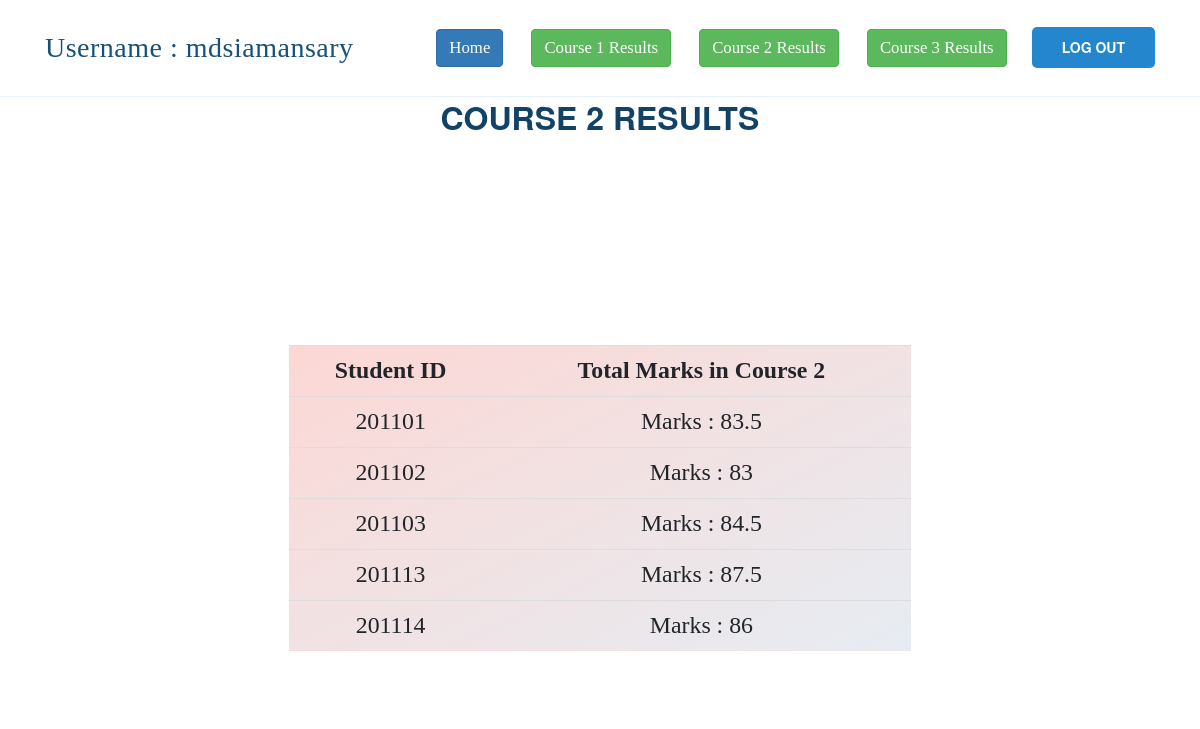
/coursetworesults.php (signed in), run on the app's committed database.
### tables this page shows
CREATE TABLE `teachers_table` (
  `name` varchar(100) NOT NULL,
  `username` varchar(100) NOT NULL,
  `password` varchar(1000) NOT NULL,
  `email` varchar(100) NOT NULL
);

CREATE TABLE `marks_table` (
  `studentid` varchar(100) NOT NULL,
  `course1quizteacher1` varchar(100) NOT NULL,
  `course1finalteacher1` varchar(100) NOT NULL,
  `course1quizteacher2` varchar(100) NOT NULL,
  `course1finalteacher2` varchar(100) NOT NULL,
  `course2quizteacher1` varchar(100) NOT NULL,
  `course2finalteacher1` varchar(100) NOT NULL,
  `course2quizteacher2` varchar(100) NOT NULL,
  `course2finalteacher2` varchar(100) NOT NULL,
  `course3quizteacher1` varchar(100) NOT NULL,
  `course3finalteacher1` varchar(100) NOT NULL,
  `course3quizteacher2` varchar(100) NOT NULL,
  `course3finalteacher2` varchar(100) NOT NULL
);

### coursetworesults.php (the view, shortened to what this page needs)
<?php
$user = $_SESSION['username'];
include_once('dbcon.php');
?>
<!DOCTYPE html>
<html lang="en">
<head>
  <link href="assets/vendor/bootstrap/css/bootstrap.min.css" rel="stylesheet">
  <link href="assets/vendor/icofont/icofont.min.css" rel="stylesheet">
  <link href="assets/vendor/boxicons/css/boxicons.min.css" rel="stylesheet">
  <link href="assets/vendor/remixicon/remixicon.css" rel="stylesheet">
  <link href="assets/vendor/venobox/venobox.css" rel="stylesheet">
  <link href="assets/vendor/owl.carousel/assets/owl.carousel.min.css" rel="stylesheet">
  <link href="assets/vendor/aos/aos.css" rel="stylesheet">
  <link href="assets/css/style.css" rel="stylesheet">
  <link href="//netdna.bootstrapcdn.com/bootstrap/3.0.0/css/bootstrap.min.css" rel="stylesheet" id="bootstrap-css">
</head>
<body>
  <header id="header" class="fixed-top">
    <div class="container d-flex align-items-center">
      <h1 style="font-family: LORA" class="logo mr-auto">
        <a href="home.php">
        <?php
          $con=mysqli_connect("127.0.0.1","root","","resultsubmissionfordualexaminar");
          $query="Select * from teachers_table where username='$user'";
          $result= mysqli_query($con,$query);
          while($row = mysqli_fetch_array($result))
          {
            echo "Username : ".$row["username"]."<br>";
          }
        ?>
        </a>
      </h1>
      <nav class="nav-menu d-none d-lg-block">
        <ul>
          <li><a id="navl1" href="home.php" class="btn btn-primary"
            style="font-family: Lora; font-size: 1.2em; color: white; font-style: bold">Home</a></li>
          <li><a id="navl2" href="courseoneresults.php" class="btn btn-success"
            style="font-family: Lora; font-size: 1.2em; color: white; font-style: bold">Course 1 Results</a></li>
          <li><a id="navl2" href="coursetworesults.php" class="btn btn-success"
            style="font-family: Lora; font-size: 1.2em; color: white; font-style: bold">Course 2 Results</a></li>
          <li><a id="navl2" href="coursethreeresults.php" class="btn btn-success"
            style="font-family: Lora; font-size: 1.2em; color: white; font-style: bold">Course 3 Results</a></li>
        </ul>
      </nav>
      <a id="logout" href="logout.php" class="get-started-btn scrollto">LOG OUT</a>
    </div>
  </header>
  <section id="intro" class="d-flex align-items-center">
    <div class="container position-relative" data-aos="fade-up" data-aos-delay="100">
      <div class="row justify-content-center">
        <div class="section-title">
          <h2 id="siteid">Course 2 Results</h2>
        </div>
      </div>
    </div>
  </section>
  <section id="pagebody" class="pagebody">
    <div class="container" data-aos="fade-up">
      <div class="section-title" style="width: 70%; margin-right: auto;margin-left: auto;">
        <?php
          $sql = "SELECT * FROM marks_table order by studentid";
          $result = mysqli_query($conn, $sql);
          if (mysqli_num_rows($result) > 0)
          {
            echo "<div class='container>'";
            echo "<html><body><table id='courseoneresults' align = 'center' class=\"table table-hover\" style='max-width: 80%;'>\n";
            echo "<tr>";
            echo "<th class=\"text-center\"> Student ID </th>";
            echo "<th class=\"text-center\"> Total Marks in Course 2 </th>";
            echo "</tr>";
            while($row = mysqli_fetch_assoc($result))
            {
                  $studentid_fromdb = $row['studentid'];
                  if(empty($row['course2quizteacher1']) || empty($row['course2quizteacher2']))
                  {
                    $msg = "Both teachers have not yet entered results";
                  }
                  else
                  {
                    $quizmarkteacher1_fromdb = (float)$row['course2quizteacher1'];
                    $quizmarkteacher2_fromdb = (float)$row['course2quizteacher2'];
                    $finalmarkteacher1_fromdb = (float)$row['course2finalteacher1'];
                    $finalmarkteacher2_fromdb = (float)$row['course2finalteacher2'];
                    $teacher1marks = $quizmarkteacher1_fromdb + $finalmarkteacher1_fromdb;
                    $teacher2marks = $quizmarkteacher2_fromdb + $finalmarkteacher2_fromdb;
                    if(abs($teacher1marks - $teacher2marks) > 20)
                    {
                      $msg = "Scripts should be rechecked.";
                    }
                    else
                    {
                      $studentmark = ($teacher2marks + $teacher1marks) / 2;
                      $msg = "Marks : " . $studentmark;
                    }
                  }
                  echo "<tr>";
                  echo "<td>". $studentid_fromdb . "</td>";
                  echo "<td>". $msg ."</td>";
                  echo "</tr>";
            }
          }
          echo "\n</table></body></html>";
        ?>
</body>
</html>

### assets/css/style.css (style rules this page uses)
body { font-family: "Open Sans", sans-serif; color: #444444; }
a { color: #2487ce; }
h1, h2, h3, h4, h5, h6 { font-family: "Raleway", sans-serif; }
#header { transition: all 0.5s; background: #fff; z-index: 997; padding: 15px 0; border-bottom: 1px solid #e6f2fb; }
#header .logo { font-size: 28px; margin: 0; padding: 0; line-height: 1; font-weight: 300; letter-spacing: 0.5px; font-family: "Poppins", sans-serif; }
#header .logo a { color: #16507b; }
.nav-menu ul { margin: 0; padding: 0; list-style: none; }
.nav-menu > ul { display: flex; }
.nav-menu > ul > li { position: relative; white-space: nowrap; padding: 14px 0 14px 28px; }
.nav-menu a { display: block; position: relative; color: #124265; transition: 0.3s; font-size: 14px; font-family: "Open Sans", sans-serif; }
.get-started-btn { margin-left: 25px; background: #2487ce; color: #fff; border-radius: 5px; padding: 10px 30px 11px 30px; white-space: nowrap; transition: 0.3s; font-size: 14px; font-weight: 600; display: inline-block; }
.mobile-nav { position: fixed; top: 55px; right: 15px; bottom: 15px; left: 15px; z-index: 9999; overflow-y: auto; background: #fff; transition: ease-in-out 0.2s; opacity: 0; visibility: hidden; border-radius: 10px; padding: 10px 0; }
.mobile-nav * { margin: 0; padding: 0; list-style: none; }
.mobile-nav a { display: block; position: relative; color: #124265; padding: 10px 20px; font-weight: 500; outline: none; }
section { padding: 80px 0; }
.section-title { text-align: center; padding-bottom: 30px; }
.section-title h2 { font-size: 32px; font-weight: bold; text-transform: uppercase; margin-bottom: 20px; padding-bottom: 0; color: #124265; }

### coursetworesults.php (style rules this page uses)
table { background-image: linear-gradient(to bottom right, rgb(252, 215, 212), rgb(230, 236, 242)); border: none; align-self: center; font-family: lora; font-size: 1.7em; text-align: center; }

### data on the page
teachers_table: username "mdsiamansary"
marks_table: studentid "201101", msg "Marks : 83.5"
marks_table: studentid "201102", msg "Marks : 83"
marks_table: studentid "201103", msg "Marks : 84.5"
marks_table: studentid "201113", msg "Marks : 87.5"
marks_table: studentid "201114", msg "Marks : 86"
